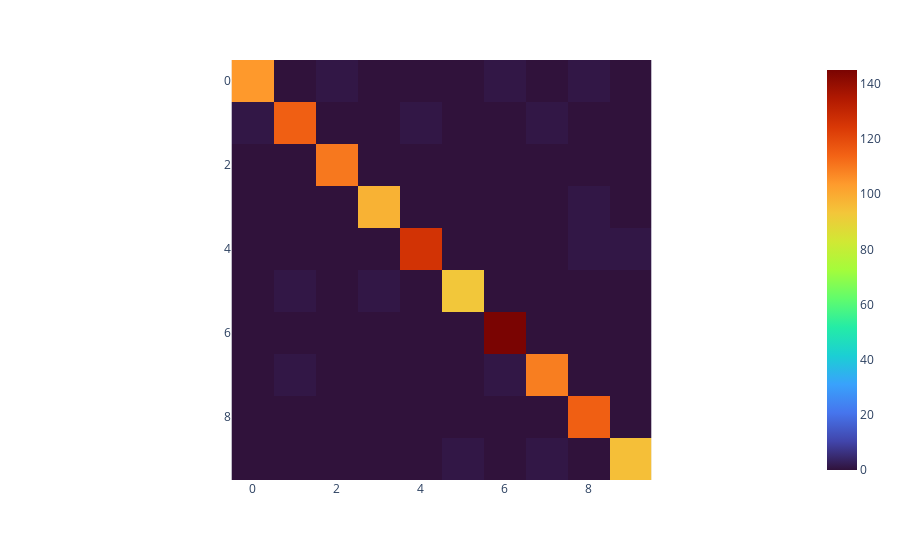

The notebook cell this image was saved under:
### Markdown cell above
# Metrics

### Code cell
acc = accuracy_score(y_true=test_targets, y_pred=predictions)
accuracy = round(acc*100, 2)

print(f"The accuracy is {accuracy}%")

f1 = f1_score(y_true=test_targets, y_pred=predictions, average="macro")
f1 = round(f1*100, 2)

print(f"The F1-Score is {f1}%")

print(classification_report(y_true=test_targets, y_pred=predictions, digits=4))

conf_matrix = confusion_matrix(y_true=test_targets, y_pred=predictions)
px.imshow(conf_matrix, color_continuous_scale="turbo")

### Figure 1 — Plotly figure (JSON) as saved in the notebook; plotly's stock layout.template omitted (floating-point values rounded to 4 significant figures)
{"data": [{"coloraxis": "coloraxis", "hovertemplate": "x: %{x}<br>y: %{y}<br>color: %{z}<extra></extra>", "name": "0", "type": "heatmap", "xaxis": "x", "yaxis": "y", "z": [[104, 0, 1, 0, 0, 0, 1, 0, 1, 0], [1, 115, 0, 0, 1, 0, 0, 1, 0, 0], [0, 0, 110, 0, 0, 0, 0, 0, 0, 0], [0, 0, 0, 98, 0, 0, 0, 0, 1, 0], [0, 0, 0, 0, 126, 0, 0, 0, 1, 1], [0, 1, 0, 1, 0, 93, 0, 0, 0, 0], [0, 0, 0, 0, 0, 0, 145, 0, 0, 0], [0, 1, 0, 0, 0, 0, 1, 109, 0, 0], [0, 0, 0, 0, 0, 0, 0, 0, 115, 0], [0, 0, 0, 0, 0, 1, 0, 1, 0, 95]]}], "layout": {"coloraxis": {"colorscale": [[0, "#30123b"], [0.07143, "#4145ab"], [0.1429, "#4675ed"], [0.2143, "#39a2fc"], [0.2857, "#1bcfd4"], [0.3571, "#24eca6"], [0.4286, "#61fc6c"], [0.5, "#a4fc3b"], [0.5714, "#d1e834"], [0.6429, "#f3c63a"], [0.7143, "#fe9b2d"], [0.7857, "#f36315"], [0.8571, "#d93806"], [0.9286, "#b11901"], [1, "#7a0402"]]}, "margin": {"t": 60}, "xaxis": {"anchor": "y", "constrain": "domain", "domain": [0, 1], "scaleanchor": "y"}, "yaxis": {"anchor": "x", "autorange": "reversed", "constrain": "domain", "domain": [0, 1]}}}
